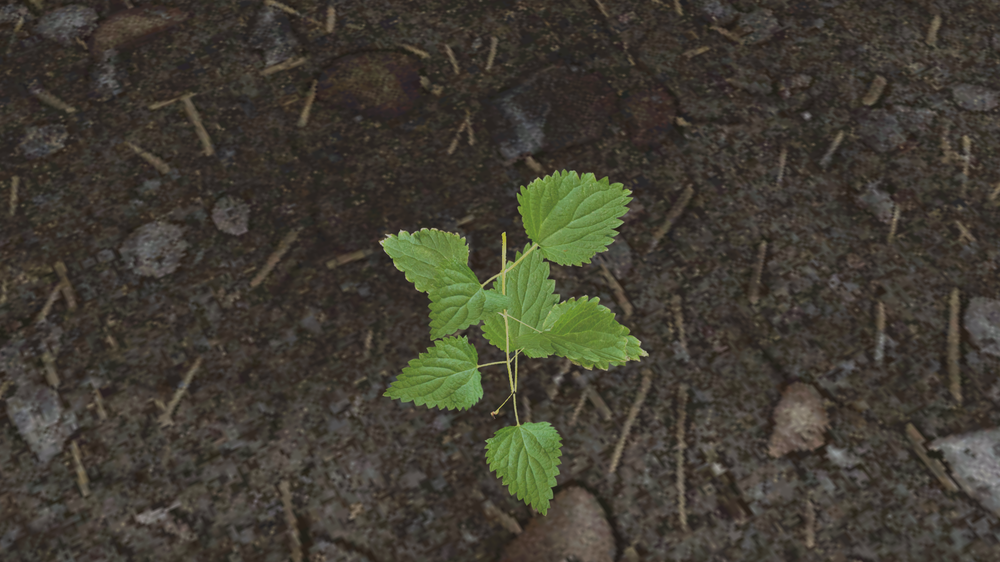
#> input picture non_mask/0.png, 1000 x 562 px, shrunk from 1920 x 1080 before the run
$ jupyter execute non_mask_F.ipynb
#> lines starting #> are read from the running program, lines starting #| are printed output that depends on the picture
[cell 1]
import numpy as np
import cv2
import pathlib
import os
from matplotlib import pyplot as plt

[cell 2]
img1 = cv2.imread('non_mask/0.png',0)  #queryimage # left image
#> img1: shape (562, 1000); min 24, max 188, mean 61.1
img2 = cv2.imread('non_mask/2.png',0) #trainimage # right image
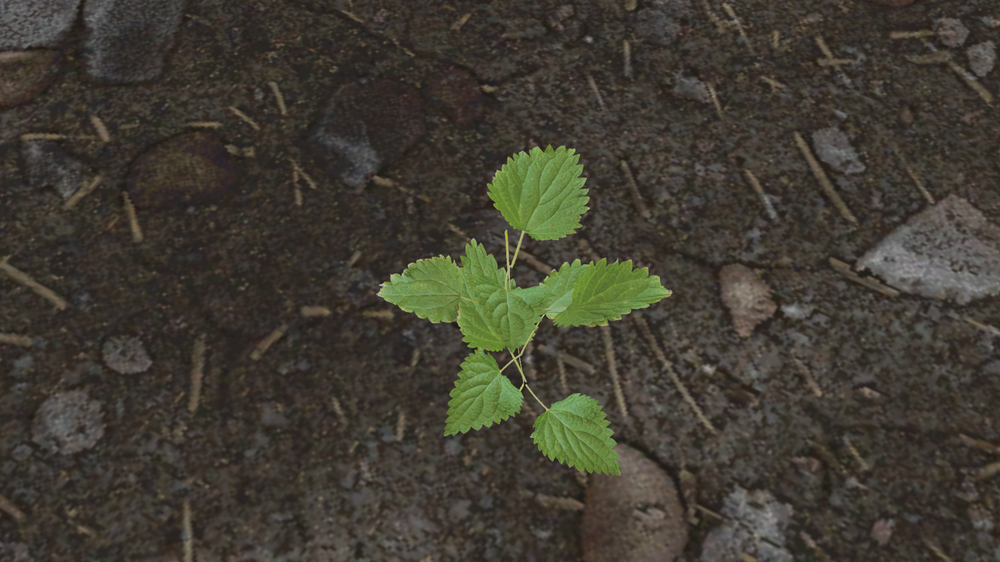
#> input picture non_mask/2.png, 1000 x 562 px, shrunk from 1920 x 1080 before the run
#> img2: shape (562, 1000); min 22, max 191, mean 60.5

sift = cv2.SIFT_create()

# SIFTを使った特徴点検出と特徴量の計算
kp1, des1 = sift.detectAndCompute(img1,None)
#> kp1 = 2733 keypoints; strongest (x, y, size): (504, 234, 3.2), (496, 412, 2.7), (644, 353, 4), (513, 377, 2.1)
kp2, des2 = sift.detectAndCompute(img2,None)
#> kp2 = 2707 keypoints; strongest (x, y, size): (524, 379, 2.6), (508, 262, 1.8), (448, 257, 1.9), (516, 354, 3.1)

# 対応点探索のためのFLANNのパラメータ設定
FLANN_INDEX_KDTREE = 0
index_params = dict(algorithm = FLANN_INDEX_KDTREE, trees = 5)
search_params = dict(checks=50)

    # 対応点検出
flann = cv2.FlannBasedMatcher(index_params,search_params)
matches = flann.knnMatch(des1,des2,k=2)
#> matches = 2733 matches

good = []
pts1 = []
pts2 = []

# Loweの論文に記載されている特徴量の類似度の比に基づくマッチングの評価
for i,(m,n) in enumerate(matches):
    if m.distance < 0.8*n.distance:
        good.append(m)
        pts2.append(kp2[m.trainIdx].pt)
        pts1.append(kp1[m.queryIdx].pt)
#> after the loop, good = 1119 matches; pts1 = 1119 pairs, first value 21.29 to 994.4, second value 5.28 to 557.6; pts2 = 1119 pairs, first value 8.58 to 983.9, second value 2.61 to 555

[cell 3]
pts1 = np.int32(pts1)
#> pts1 = 1119 pairs, first value 21 to 994, second value 5 to 557
pts2 = np.int32(pts2)
#> pts2 = 1119 pairs, first value 8 to 983, second value 2 to 555
# 外れ値を取り除きます

F, mask = cv2.findFundamentalMat(pts1,pts2,cv2.FM_LMEDS)
#> F = [[9.36e-09, 2.24e-06, 0.00378], [-2.27e-06, -1.39e-06, 0.000125], [-0.00383, -0.00188, 1]]; mask = 1119 values, max 1 at index 3, min 0 at index 0, mean 0.905

# 外れ値を取り除きます
pts1 = pts1[mask.ravel()==1]
#> pts1 = 1013 pairs, first value 76 to 994, second value 5 to 557
pts2 = pts2[mask.ravel()==1]
#> pts2 = 1013 pairs, first value 8 to 940, second value 2 to 555

[cell 4]
print(F)
#| [[ 9.35686881e-09  2.24004927e-06  3.77681996e-03]
#|  [-2.26649593e-06 -1.38954012e-06  1.24564665e-04]
#|  [-3.83145407e-03 -1.88203253e-03  1.00000000e+00]]

[cell 5]
def drawlines(img1,img2,lines,pts1,pts2):
    ''' img1 - img2上の点に対応するエピポーラ線を描画する画像
        lines - 対応するエピポーラ線 '''
    r,c = img1.shape
    img1 = cv2.cvtColor(img1,cv2.COLOR_GRAY2BGR)
    img2 = cv2.cvtColor(img2,cv2.COLOR_GRAY2BGR)
    for r,pt1,pt2 in zip(lines,pts1,pts2):
        color = tuple(np.random.randint(0,255,3).tolist())
        x0,y0 = map(int, [0, -r[2]/r[1] ])
        x1,y1 = map(int, [c, -(r[2]+r[0]*c)/r[1] ])
        img1 = cv2.line(img1, (x0,y0), (x1,y1), color,1)
        img1 = cv2.circle(img1,tuple(pt1),5,color,-1)
        img2 = cv2.circle(img2,tuple(pt2),5,color,-1)
    return img1,img2

[cell 6]
# 右画像(二番目の画像)中の点に対応するエピポーラ線の計算
# 計算したエピポーラ線を左画像に描画
lines1 = cv2.computeCorrespondEpilines(pts2.reshape(-1,1,2), 2,F)
#> lines1 = 1013 rows, first 8: [-0.895, -0.446, 223.3], [-0.9, -0.436, 246.2], [-0.9, -0.436, 246.2], [-0.898, -0.439, 237.4], [-0.898, -0.439, 237.4], [-0.893, -0.45, 213.1], [-0.899, -0.438, 240.6], [-0.899, -0.439, 239.5]
lines1 = lines1.reshape(-1,3)
img5,img6 = drawlines(img1,img2,lines1,pts1,pts2)
#> the loop in drawlines, `for r,pt1,pt2 in zip(lines,pts1,pts2):` made 1013 passes
#> (r, pt1, pt2, color, y0, y1) on passes 1 to 3: ([-0.895, -0.446, 223.3], [76, 349], [53, 555], (172, 47, 117), 500, -1507), ([-0.9, -0.436, 246.2], [109, 339], [82, 529], (192, 67, 251), 565, -1501), ([-0.9, -0.436, 246.2], [109, 339], [82, 529], (195, 103, 9), 565, -1501)
#> pass 1, in drawlines, `img1 = cv2.line(img1, (x0,y0), (x1,y1), color,1)`:
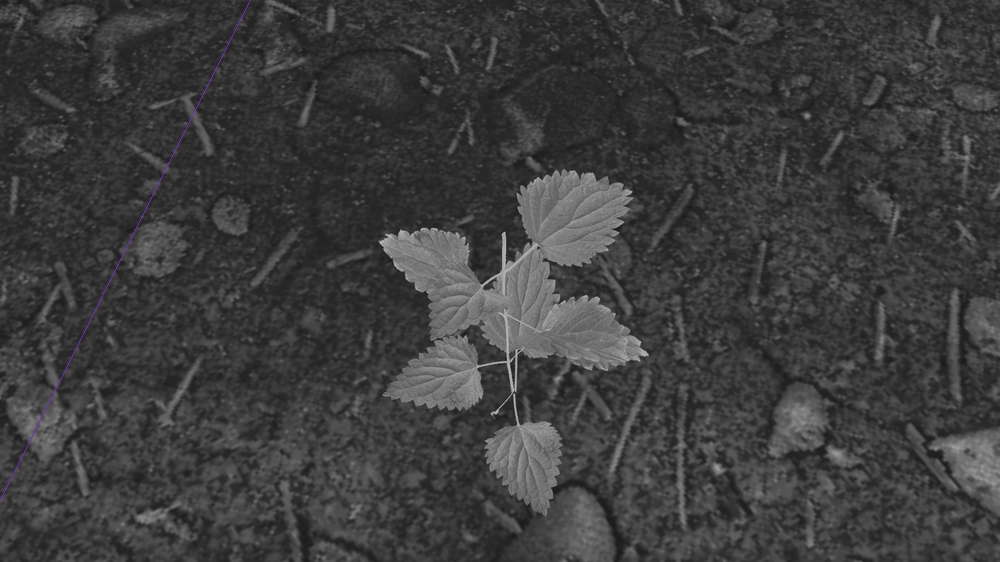
#> img1: shape (562, 1000, 3); mean B, G, R 61.2, 61.1, 61.1
#> after the loop in drawlines, `for r,pt1,pt2 in zip(lines,pts1,pts2):`:
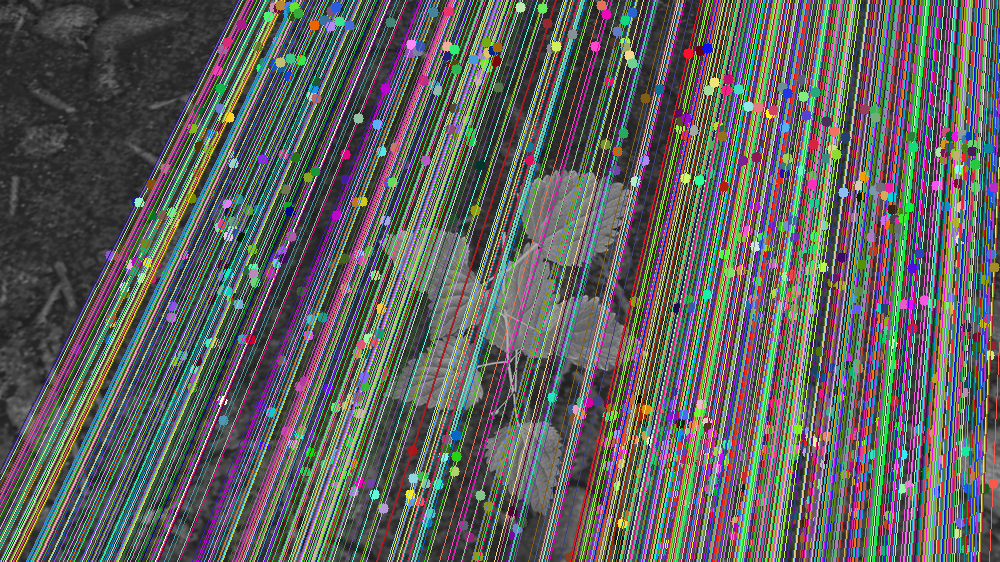
#> img1: shape (562, 1000, 3); mean B, G, R 94.1, 95.7, 95
#> after the loop in drawlines, `for r,pt1,pt2 in zip(lines,pts1,pts2):`:
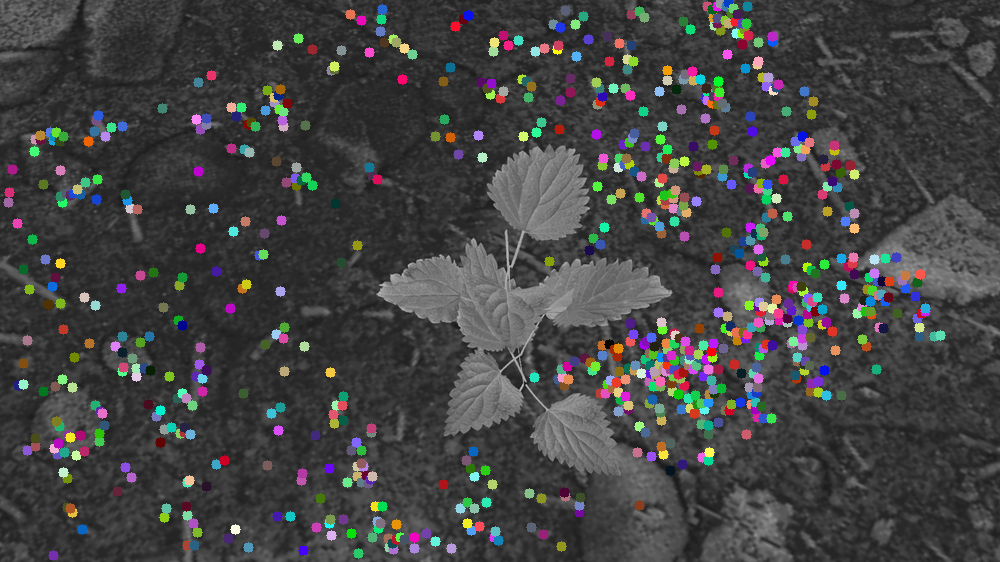
#> img2: shape (562, 1000, 3); mean B, G, R 66.9, 67, 66.9

# 左画像(一番目の画像)中の点に対応するエピポーラ線の計算
# 計算したエピポーラ線を右画像に描画
lines2 = cv2.computeCorrespondEpilines(pts1.reshape(-1,1,2), 1,F)
#> lines2 = 1013 rows, first 8: [0.993, -0.116, 11.32], [0.992, -0.13, -12.16], [0.992, -0.13, -12.16], [0.992, -0.125, -3.58], [0.992, -0.125, -3.58], [0.994, -0.109, 22.54], [0.992, -0.126, -6.06], [0.992, -0.126, -5.25]
lines2 = lines2.reshape(-1,3)
img3,img4 = drawlines(img2,img1,lines2,pts2,pts1)
#> the loop in drawlines (call 2), `for r,pt1,pt2 in zip(lines,pts1,pts2):` made 1013 passes
#> (r, pt1, pt2, color, y0, y1) on passes 1 to 3: ([0.993, -0.116, 11.32], [53, 555], [76, 349], (62, 197, 62), 97, 8657), ([0.992, -0.13, -12.16], [82, 529], [109, 339], (186, 76, 18), -93, 7550), ([0.992, -0.13, -12.16], [82, 529], [109, 339], (128, 1, 212), -93, 7550)
#> pass 1, in drawlines (call 2), `img1 = cv2.line(img1, (x0,y0), (x1,y1), color,1)`:
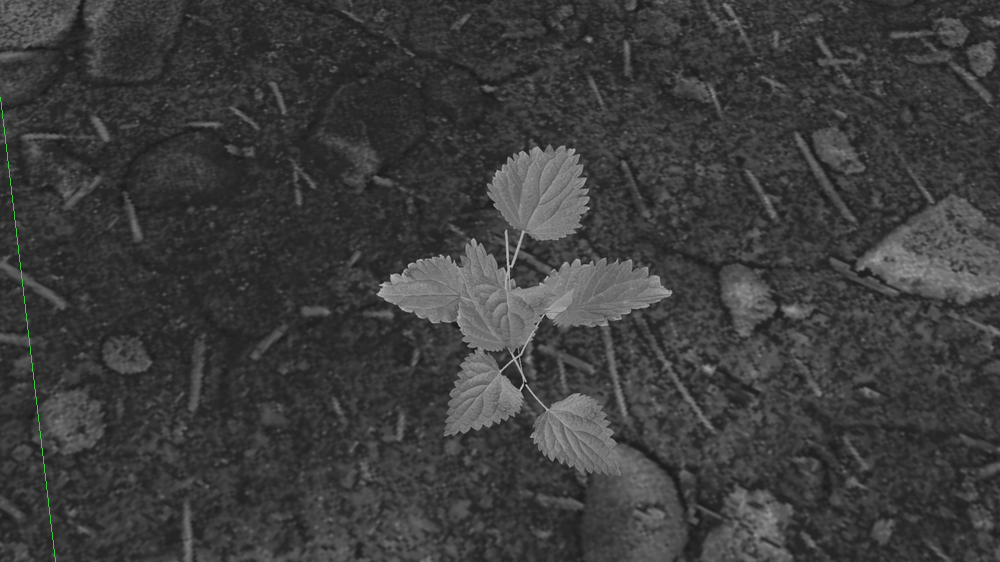
#> img1: shape (562, 1000, 3); mean B, G, R 60.5, 60.7, 60.5
#> pass 2, in drawlines (call 2), `img1 = cv2.line(img1, (x0,y0), (x1,y1), color,1)`:
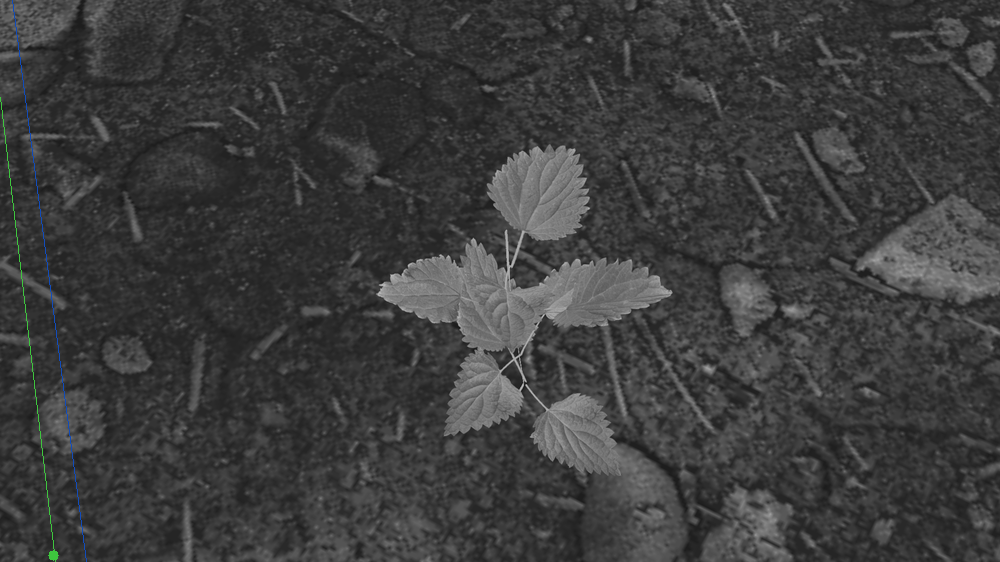
#> img1: shape (562, 1000, 3); mean B, G, R 60.7, 60.7, 60.5
#> after the loop in drawlines (call 2), `for r,pt1,pt2 in zip(lines,pts1,pts2):`:
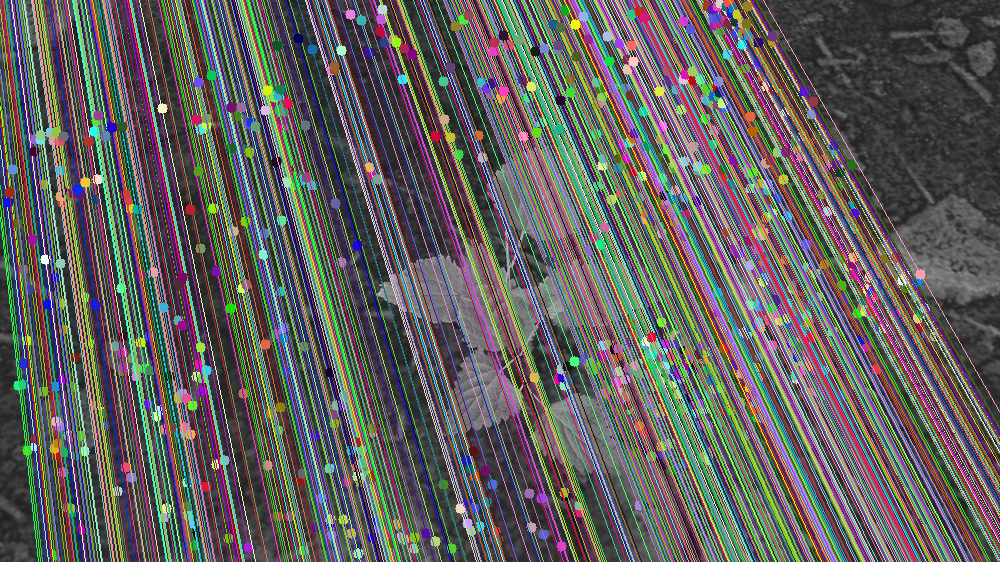
#> img1: shape (562, 1000, 3); mean B, G, R 93.8, 95.6, 97.1
#> after the loop in drawlines (call 2), `for r,pt1,pt2 in zip(lines,pts1,pts2):`:
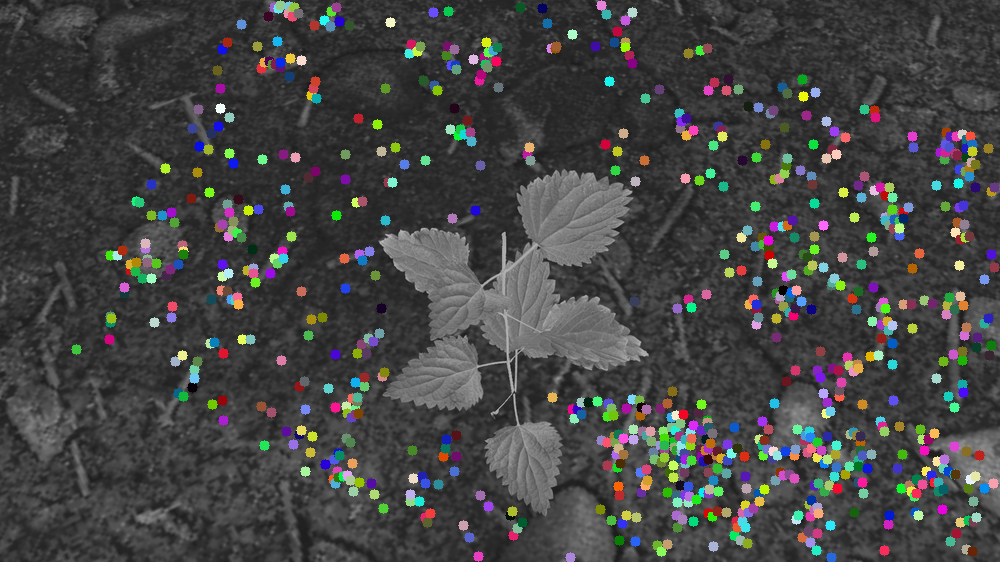
#> img2: shape (562, 1000, 3); mean B, G, R 67.7, 68.1, 68

    # 結果の表示
#plt.subplot(121),plt.imshow(img5)
#plt.subplot(122),plt.imshow(img3)

plt.figure(figsize=(16, 9))
plt.imshow(img5)
